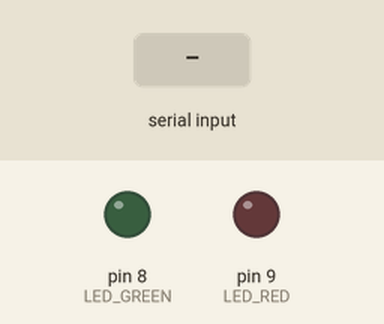
Simulated run of this sketch. Board: Arduino Uno, built with avr-gcc and run on an emulated ATmega328P. On the bench: output pins drawn as LEDs (lit = HIGH). Inputs (shaded band) come from the test bench.

Above: at 0.1 s.
At 1.2 s:
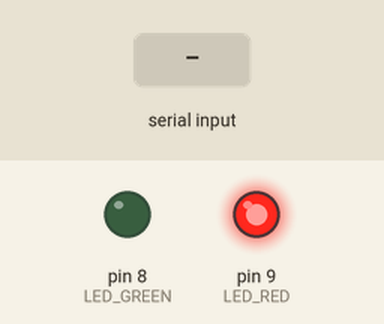
1.3 s: "1\n" received over Serial
At 2.4 s:
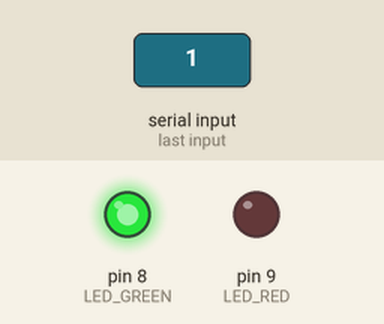
Timing chart, 0 to 8.0 s (numbered marks = the images above; inputs shaded):
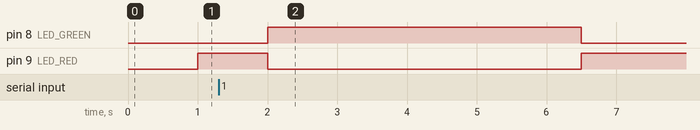

Measured:
- after the input at 1.3 s, pin 8 (LED_GREEN): LOW → HIGH after 0.70 s, → LOW 4.5 s later; pin 9 (LED_RED): HIGH → LOW after 0.70 s, → HIGH 4.5 s later

The sketch:

main.ino
```cpp
const int LED_RED = 9;
const int LED_GREEN = 8;
int dt = 0;

void setup()
{
  Serial.begin(9600);
  pinMode(LED_RED, OUTPUT);
  pinMode(LED_GREEN, OUTPUT);
  digitalWrite(LED_GREEN, LOW);
  digitalWrite(LED_RED, LOW);
}

void loop()
{
  dt = Serial.parseInt();
  if(dt == 1){
  	digitalWrite(LED_GREEN, HIGH);
  	digitalWrite(LED_RED, LOW);
    delay(3500);
  }
  else{
  	digitalWrite(LED_GREEN,LOW);
  	digitalWrite(LED_RED, HIGH);
  	delay(1000);
  }
}
```
